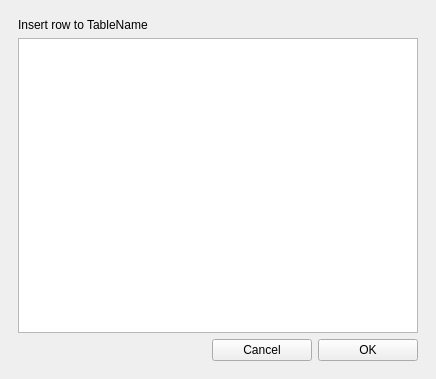
<?xml version="1.0" encoding="UTF-8"?>
<ui version="4.0">
 <class>MainWindow</class>
 <widget class="QMainWindow" name="MainWindow">
  <property name="geometry">
   <rect>
    <x>0</x>
    <y>0</y>
    <width>436</width>
    <height>379</height>
   </rect>
  </property>
  <property name="windowTitle">
   <string>MainWindow</string>
  </property>
  <widget class="QWidget" name="centralwidget">
   <layout class="QVBoxLayout" name="verticalLayout_2">
    <item>
     <widget class="QWidget" name="widget" native="true">
      <layout class="QVBoxLayout" name="verticalLayout">
       <item>
        <widget class="QLabel" name="label">
         <property name="text">
          <string>Insert row to TableName</string>
         </property>
        </widget>
       </item>
       <item>
        <widget class="QTableWidget" name="table"/>
       </item>
       <item>
        <layout class="QHBoxLayout" name="horizontalLayout">
         <item>
          <spacer name="horizontalSpacer">
           <property name="orientation">
            <enum>Qt::Horizontal</enum>
           </property>
           <property name="sizeHint" stdset="0">
            <size>
             <width>40</width>
             <height>20</height>
            </size>
           </property>
          </spacer>
         </item>
         <item>
          <widget class="QPushButton" name="cancel_button">
           <property name="sizePolicy">
            <sizepolicy hsizetype="Fixed" vsizetype="Fixed">
             <horstretch>0</horstretch>
             <verstretch>0</verstretch>
            </sizepolicy>
           </property>
           <property name="minimumSize">
            <size>
             <width>100</width>
             <height>0</height>
            </size>
           </property>
           <property name="text">
            <string>Cancel</string>
           </property>
          </widget>
         </item>
         <item>
          <widget class="QPushButton" name="ok_button">
           <property name="sizePolicy">
            <sizepolicy hsizetype="Fixed" vsizetype="Fixed">
             <horstretch>0</horstretch>
             <verstretch>0</verstretch>
            </sizepolicy>
           </property>
           <property name="minimumSize">
            <size>
             <width>100</width>
             <height>0</height>
            </size>
           </property>
           <property name="text">
            <string>OK</string>
           </property>
          </widget>
         </item>
        </layout>
       </item>
      </layout>
     </widget>
    </item>
   </layout>
  </widget>
 </widget>
 <resources/>
 <connections/>
</ui>
